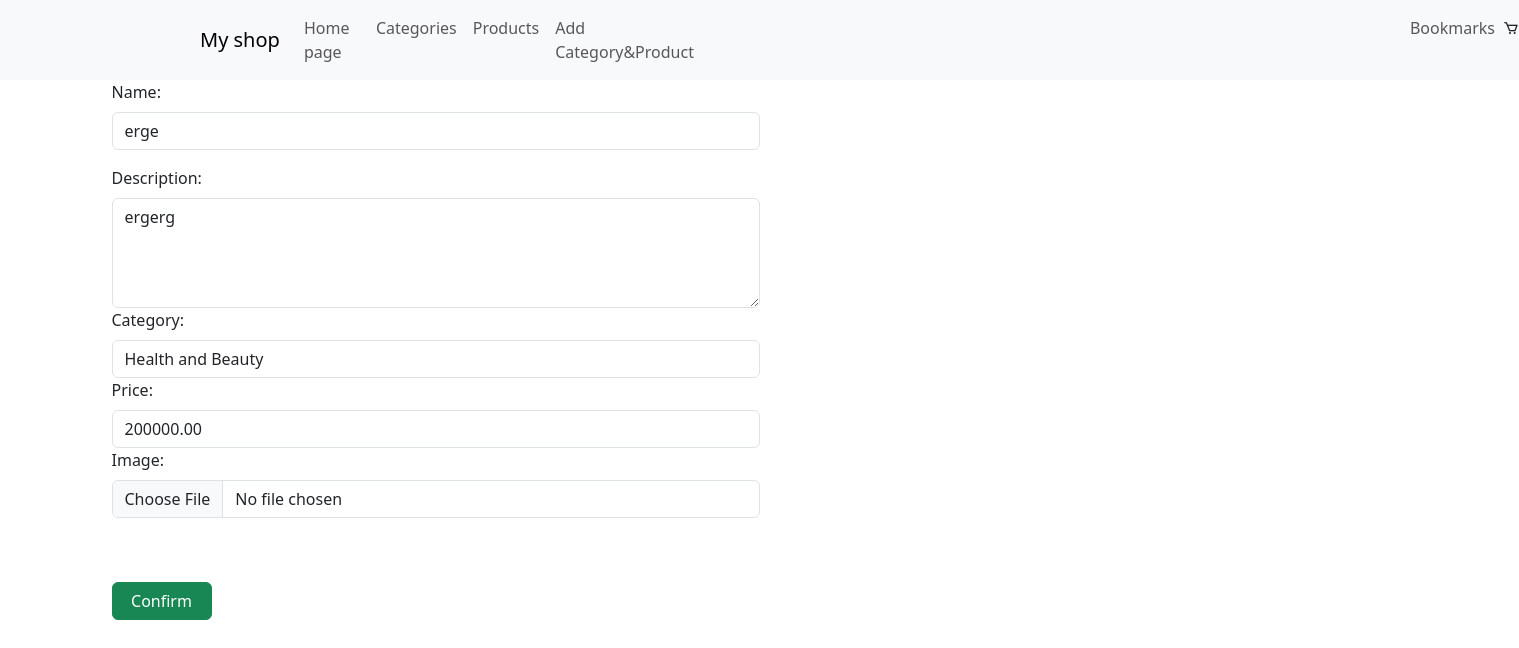
The page /products/update/4 on the database as committed earlier.
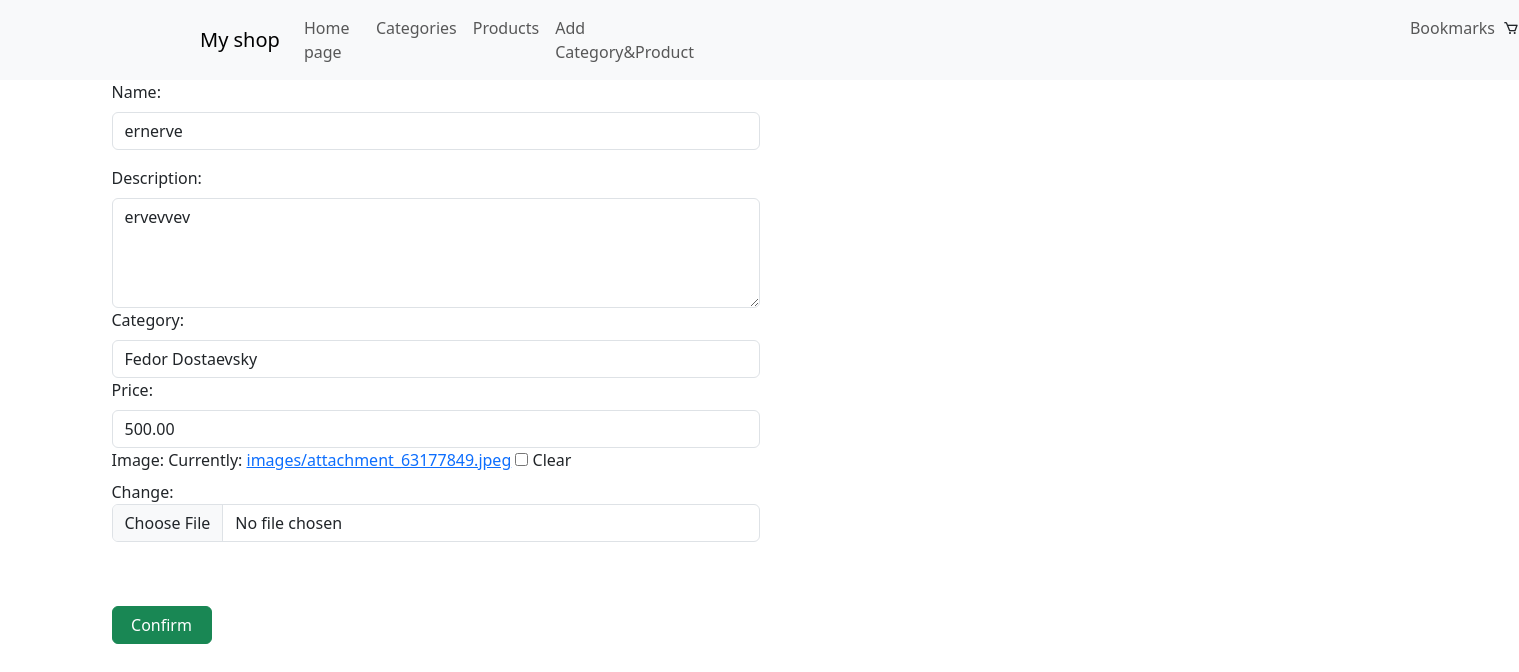
The same page on the database as committed later.
### online_shop/models.py (models this page shows, shortened)
class Product(models.Model):
    name = models.CharField(max_length=100, null=False, blank=False, verbose_name="product name")
    description = models.TextField(max_length=500, null=True, blank=True, verbose_name="description of product")
    category = models.ForeignKey(Category, on_delete=models.CASCADE, null=False, verbose_name="category", related_name="products")
    created_at = models.DateTimeField(auto_now_add=True, verbose_name="Created date and time")
    price = models.DecimalField(max_length=500, null=False, blank=False, decimal_places=2, verbose_name="price", max_digits=100)
    img = models.ImageField(upload_to='images/', null=True, blank=True, verbose_name="img")

### online_shop/views.py (the view, shortened to what this page needs)
# urls.py: path('products/update/<int:pk>', product_update_view, name='product_update')
def product_update_view(request, *args, **kwargs):
    product = get_object_or_404(Product, pk=kwargs.get('pk'))
    if request.method == "GET":
        form = ProductForm(
            initial={
                'name': product.name,
                'description': product.description,
                'category': product.category,
                'price': product.price,
                'img': product.img,
            }
        )
        return render(request, 'products/update.html',
                      context={'form': form, 'product': product, 'categories': Category.objects.all()})

### online_shop/forms.py
class ProductForm(forms.Form):
    name = forms.CharField(max_length=200, required=True, label='Name', widget = widgets.TextInput(attrs={'class': 'form-control', 'placeholder': 'Name of the product'}))
    description = forms.CharField(max_length=500, required=False, label = 'Description', widget=widgets.Textarea(attrs={'class': 'form-control', 'placeholder':'Description', 'rows':'5'}))
    category = forms.CharField(max_length=200, required=True, label='Category', widget = widgets.TextInput(attrs={'class': 'form-control', 'placeholder': 'Category'}))
    price = forms.DecimalField(required=True, label='Price', widget=widgets.NumberInput(attrs={'class': 'form-control', 'placeholder':'price'}))
    img = forms.ImageField(required=False, label='Image', widget=widgets.ClearableFileInput(attrs={'class': 'form-control', 'placeholder':'Your image'}))

### templates/products/update.html (shortened to what this page needs)
{% extends 'base.html' %}
{% block content %}
    <form action="{% url 'product_update' product.id %}" method="POST" enctype="multipart/form-data">
            <div class="w-50 mb-5">
                <div>
                    <label for="{{ form.name.id_for_label }}" class="form-label">{{ form.name.label }}:</label>
                    <input type="text" class="form-control" name = "name" placeholder="Name" value="{{ form.name.value }}">
                </div>
                    <div>
                        <label for="{{ form.description.id_for_label }}" class="form-label mt-3">{{ form.description.label }}:</label>
                        <textarea  class="form-control" name = "description" placeholder="Description" rows="4" >{{ form.description.value }}</textarea>
                    </div>
            <div>
                <label for="{{ form.category.id_for_label }}" class="form-label">{{ form.category.label }}:</label>
                <select name="category" id="" class="form-control" >
                    {% for category in categories %}
                        <option value="{{ category.id }}">{{ category.name }}</option>
                    {% endfor %}
                </select>
                </div>
            <div>
                    <label for="{{ form.price.id_for_label }}" class="form-label">{{ form.price.label }}:</label>
                    <input type="number" class="form-control" name = "price" placeholder="Price" value="{{ form.price.value }}">
                </div>
            <div>
                    <label for="{{ form.img.id_for_label }}" class="form-label">{{ form.img.label }}:</label>
                    {{ form.img }}
                </div>
        </div>
    <button type="submit" class="btn btn-success mt-3" style="width: 100px">Confirm</button>
    </form>
{% endblock %}

Rows that differ between the two databases and show on the page:
changed Product: name "erge" → "ernerve"; description "ergerg" → "ervevvev"; price "200000.00" → "500.00"
Other text that changed with them:
form field category: "Health and Beauty" → "Fedor Dostaevsky"
form field img: (not shown) → "☐"
text now shown: "Currently: images/attachment_63177849.jpeg Clear Change:"
